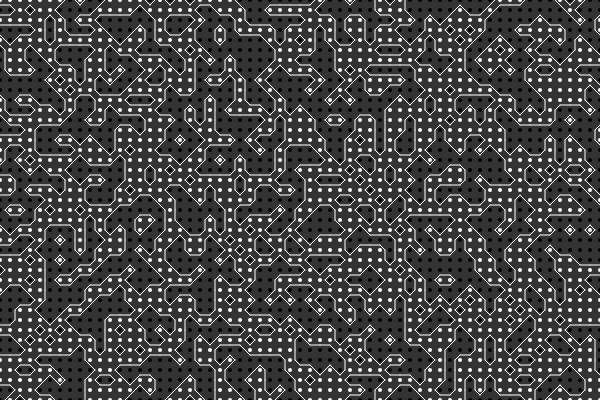
Frame 1 (no input)
Frame 60 (no input): identical to frame 1, image omitted
Frame 120 (the mouse pressed at the canvas centre since frame 60): identical to frame 1, image omitted

The p5.js sketch that drew this single still picture (run headless with seeded random() and noise() and a simulated clock; from frame 60 on, the mouse is pressed at the canvas centre):

// p5.js sketch
// ── sketch.js
var field = [];
var resolution = 10;
var rows,cols;


function setup(){
  createCanvas(600,400);
  cols = 1 + width / resolution;
  rows = 1 + height / resolution;
  
  for (let i = 0; i < cols; i++) {
    let k = [];
    for (let j = 0; j < rows; j++) {
      k.push(floor(random(2)));
    }
    field.push(k);
  }
  print(field);
}

function draw(){
  background(51);
  for(let i = 0 ; i < cols ; i++){
    for(let j = 0 ; j < rows ; j++){
      stroke(field[i][j]*255);
      strokeWeight(resolution*0.4);
      point(i*resolution,j*resolution);
    }
  }
  
  // cols - 1 to ignore the last column,
  // rows - 1 to ignore the last row
  
  for(let i = 0 ; i < cols - 1 ; i++){
    for(let j = 0 ; j < rows - 1 ; j++){
      var x = i * resolution;
      var y = j * resolution;
      var a = new createVector(x+resolution*0.5,y);
      var b = new createVector(x + resolution,y + resolution * 0.5);
      var c = new createVector(x+resolution*0.5,y + resolution);
      var d = new createVector(x,y + resolution * 0.5);
      var state = getState(field[i][j],field[i+1][j],field[i+1][j+1],field[i][j+1]);
      stroke(255);
      strokeWeight(1);
      fill(255);
      switch(state){
      case 1: drawLine(c, d); break;
      case 2: drawLine(b, c); break;
      case 3: drawLine(b, d); break;
      case 4: drawLine(a, b); break;
      case 5: drawLine(a, d); drawLine(b, c); break;
      case 6: drawLine(a, c); break;
      case 7: drawLine(a, d); break;
      case 8: drawLine(a, d); break;
      case 9: drawLine(a, c); break;
      case 10: drawLine(a, b); drawLine(c, d); break;
      case 11: drawLine(a, b); break;
      case 12: drawLine(b, d); break;
      case 13: drawLine(b, c); break;
      case 14: drawLine(c, d); break;
      }
    }
  }
}

function drawLine(v1,v2){
  line(v1.x,v1.y,v2.x,v2.y); 
}

function getState(a,b,c,d){
  return a * 8 + b * 4 + c * 2 + d * 1; 
}
